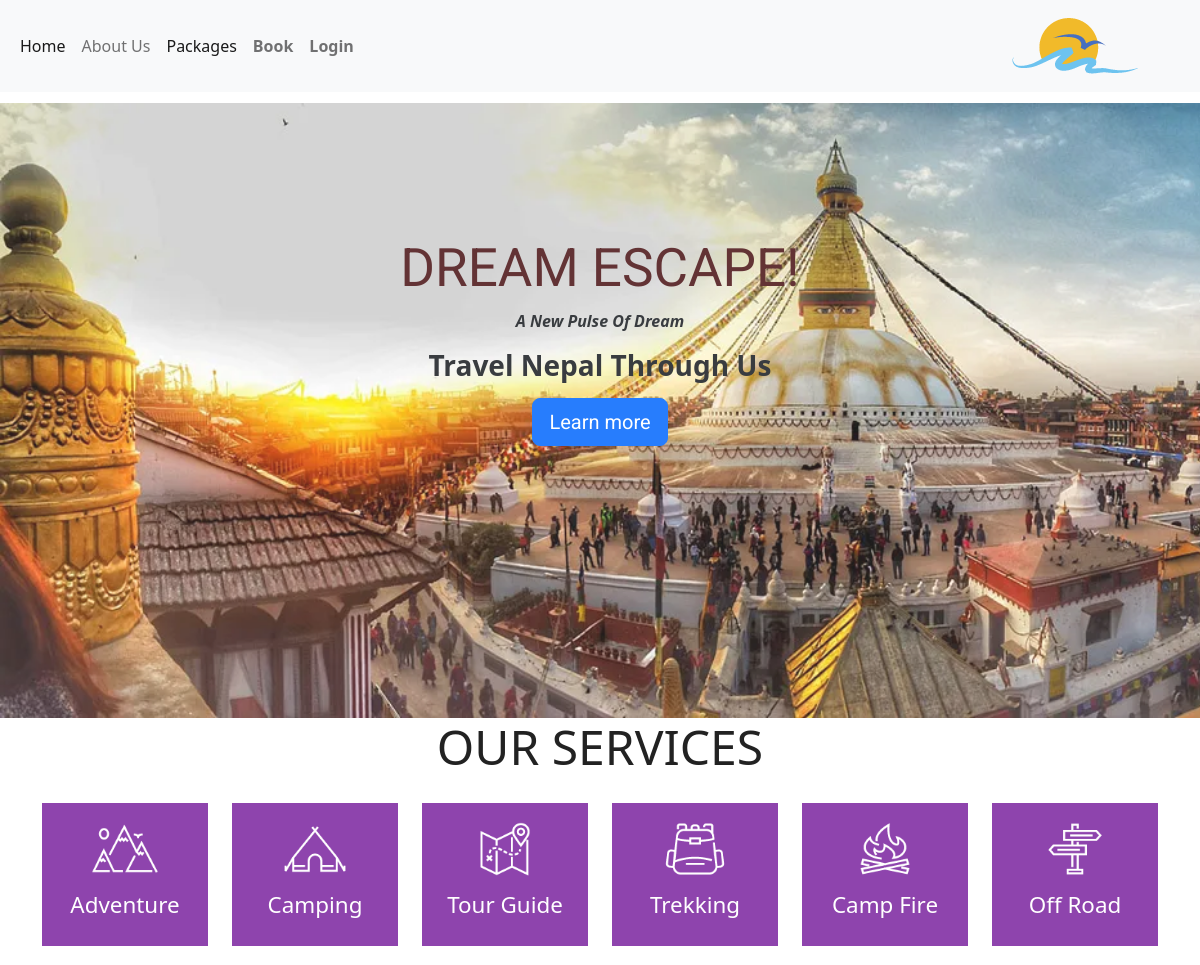
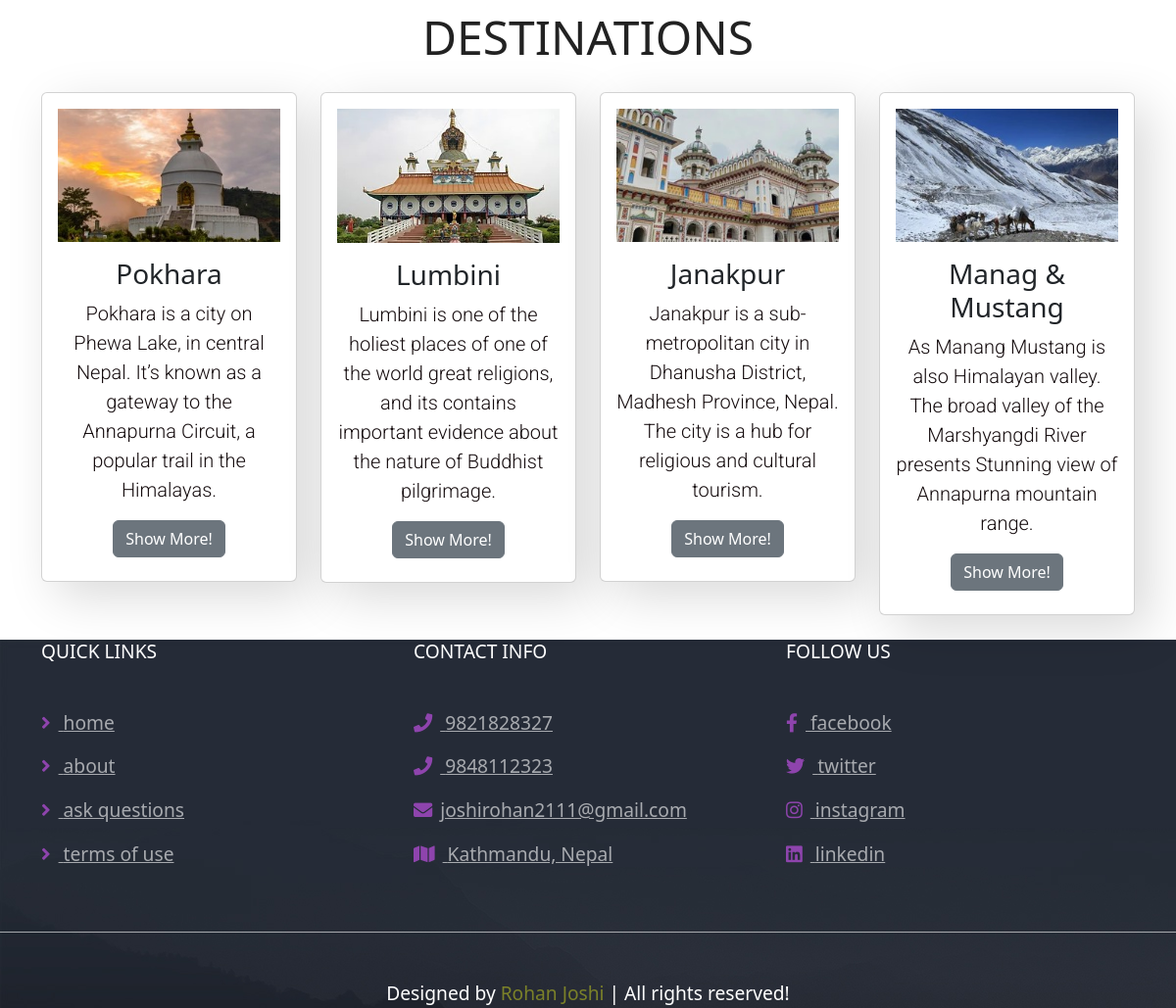
The page / on the database its author committed (2 pictures, top to bottom).
### tables this page shows
CREATE TABLE `destination` (
  `id` int(11) NOT NULL,
  `title` varchar(18) NOT NULL,
  `description` text NOT NULL,
  `image` varchar(40) NOT NULL,
  `pid` int(11) NOT NULL
);

### index.php (the view, shortened to what this page needs)
<?php include('database.php'); ?>
<!DOCTYPE html>
<html lang="en">
<head>
    <link rel="stylesheet" href="https://cdn.jsdelivr.net/npm/bootstrap@5.2.0-beta1/dist/css/bootstrap.min.css"  rel="stylesheet"
>
    <link rel="stylesheet" href="index.css"/>
    <link rel="stylesheet" href="https://cdnjs.cloudflare.com/ajax/libs/font-awesome/5.15.4/css/all.min.css">
</head>
<body>
<?php include('navbar.php'); ?>
<div class="jumbotron banner">
  <span class="banner-text">
  <h1 class="display-4"><b>DREAM ESCAPE!</b></h1>
  <p><b> <i> A New Pulse Of Dream</i> </b> </p>
  <p class="lead">
<h3 class="leads"><strong>Travel Nepal Through Us</strong></h3>
  </p>
  <p class="lead">
    <a class="btn btn-primary btn-lg" href="#" role="button">Learn more</a>
  </p>
</span>
</div>
<section class="services">
<h1 class="heading-title"> our services </h1>
<div class="container">
  <div class="row">
    <div class="col-md-2">
    <div class="box">
         <img src="images/icon-1.png" alt="">
         <h3>Adventure</h3>
      </div>
    </div>
    <div class="col-md-2">
    <div class="box">
         <img src="images/icon-6.png" alt="">
         <h3>Camping</h3>
      </div>
    </div>
    <div class="col-md-2">
    <div class="box">
         <img src="images/icon-2.png" alt="">
         <h3>Tour Guide</h3>
      </div>
    </div>
    <div class="col-md-2">
    <div class="box">
         <img src="images/icon-3.png" alt="">
         <h3>Trekking</h3>
      </div>
    </div>
    <div class="col-md-2">
    <div class="box">
         <img src="images/icon-4.png" alt="">
         <h3>Camp Fire</h3>
      </div>
    </div>
    <div class="col-md-2">
    <div class="box">
         <img src="images/icon-5.png" alt="">
         <h3>Off Road</h3>
      </div>
    </div>
  </div>
</div>
</section>
<h1 class="heading-title" id="des"> DESTINATIONS </h1>
<section class="main">
    <div class="container" id="destination">
      <div class="row">
      <?php
$query = "select * from destination";
$result = $conn ->query($query);
while($data = $result->fetch_assoc()){ ?>
        <div class="col-12 col-md-12 col-lg-3">
          <div class="card text-center bg-white pb-2">
            <div class="card-body text-dark">
              <div class="img-area mb-3"><img alt="Picture of Pokhara" class="img-fluid" src="products/<?php echo $data['image']; ?>" /></div>
              <h3 class="card-title color"><?php echo $data['title']; ?></h3>
              <p class="lead"><?php echo $data['description']; ?></p>
              <a href="packages.php?pid=<?php echo $data['pid']; ?>" class="btn btn-secondary">Show More!</a>
            </div>
          </div>
        </div>
<?php } ?>
</div></div>
</section>
<?php include('footer.php');?>
</body>
</html>

### navbar.php (shortened to what this page needs)
        <link href="https://cdn.jsdelivr.net/npm/bootstrap@5.2.0-beta1/dist/css/bootstrap.min.css" rel="stylesheet">
<nav class="navbar navbar-expand-lg navbar-light bg-light">
  <div class="container-fluid">
    <div class="collapse navbar-collapse" id="navbarLeftAlignExample">
      <ul class="navbar-nav me-auto mb-2 mb-lg-0">
        <li class="nav-item">
          <a class="nav-link active" aria-current="page" href="index.php">Home</a>
        </li>
        <li class="nav-item">
          <a class="nav-link" href="aboutus.php">About Us</a>
        </li>
        <li class="nav-item">
          <a class="nav-link active" aria-current="page" href="trips.php">Packages</a>
        </li>
        <?php if((isset($_SESSION['ticket']) && $_SESSION['usertype']=="admin"))
                                { ?>
     <li class="nav-item">
          <a class="nav-link" href="products.php" ><b>Products</b></a>
        </li>
        <?php }
        else {
          ?>
        <li class="nav-item">
          <a class="nav-link" href="booking.php" target="_blank" ><b>Book</b></a>
        </li>
        <?php } ?>
       <?php if(isset($_SESSION['ticket'])) { ?>
        <li class="nav-item">
          <a class="nav-link" href="logout.php" ><b>LogOut</b></a>
        </li>
        <?php }
        else {
          ?>
        <li class="nav-item">
          <a class="nav-link" href="login.php" target="_blank" ><b>Login</b></a>
        </li>
        <?php } ?>
      </ul>
     <img class="bar-img" src="images/mainlogo.png" alt="">
    </div>
  </div>
</nav>

### footer.php (shortened to what this page needs)
<link rel="stylesheet" href="https://cdn.jsdelivr.net/npm/bootstrap@5.2.0-beta1/dist/css/bootstrap.min.css"  rel="stylesheet"
>
      <link rel="stylesheet" href="https://cdnjs.cloudflare.com/ajax/libs/font-awesome/5.15.4/css/all.min.css">
<link rel="stylesheet" href="index.css">
<section class="footer">
   <div class="box-container">
   <div class="container">
  <div class="row">
    <div class="col-sm">
    <div class="box">
         <h3>QUICK LINKS</h3>
         <br />
         <a href="index.php"> <i class="fas fa-angle-right"></i> home</a>
         <a href="aboutus.php"> <i class="fas fa-angle-right"></i> about</a>
         <a href="https://www.w3schools.com/quiztest/"> <i class="fas fa-angle-right"></i> ask questions</a>
         <a href="https://www.adventurealternative.com/terms-and-conditions/"> <i class="fas fa-angle-right"></i> terms of use</a>
      </div>
    </div>
    <div class="col-sm">
    <div class="box">
         <h3>CONTACT INFO</h3>
         <br/>
         <a href="tel:9821828327"> <i class="fas fa-phone"></i> 9821828327 </a>
         <a href="tel:9848112323"> <i class="fas fa-phone"></i> 9848112323 </a>
         <a href="mailto:joshirohan2111@gmail.com"> <i class="fas fa-envelope"></i>joshirohan2111@gmail.com </a>
         <a href="https://www.google.com/maps"> <i class="fas fa-map"></i> Kathmandu, Nepal </a>
      </div>
    </div>
    <div class="col-sm">
    <div class="box">
         <h3>FOLLOW US</h3>
         <br />
         <a href="https://www.facebook.com/"> <i class="fab fa-facebook-f"></i> facebook </a>
         <a href="https://twitter.com/home"> <i class="fab fa-twitter"></i> twitter </a>
         <a href="https://www.instagram.com/"> <i class="fab fa-instagram"></i> instagram </a>
         <a href="https://www.linkedin.com/feed/"> <i class="fab fa-linkedin"></i> linkedin </a>
      </div>
    </div>
  </div>
</div>
</div>
   <div class="credit"> Designed by <span>Rohan Joshi</span> | All rights reserved! </div>
</section>

### index.css (style rules this page uses)
:root { --main-color:#8e44ad; --black:#222; --white:#fff; --light-black:#777; --light-white:#fff9; --dark-bg:rgba(0,0,0,.7); --light-bg:#eee; --border:.1rem solid var(--black); --box-shadow:0 .5rem 1rem rgba(0,0,0,.1); --text-shadow:0 1.5rem 3rem rgba(0,0,0,.3); }
.jumbotron.banner { background: url(images/boudha.jpg) ; height: 615px; background-repeat: no-repeat; background-size: cover; margin-top: 11px; padding-top: 134px; opacity: 0.89 !important ; }
.jumbotron .banner-text { text-align: center; }
.display-4 { color: #501B1D; font-family: "Roboto"; font-size: 53px; }
.lead { color:rgb(21, 12, 14); font-size: 20px; font-family: "Roboto"; }
.heading-title { text-align: center; margin-bottom: 1.7rem; font-size: 3rem; text-transform: uppercase; color:var(--black); }
.services .container { display: grid; grid-template-columns: repeat(auto-fit, minmax(5rem, 1fr)); gap: 1.3rem; padding-bottom: 12px; }
.services .container .box { padding:1.2rem 1rem; text-align: center; background: var(--main-color); cursor: pointer; }
.services .container .box img { height: 3.4rem; }
.services .container .box h3 { color:var(--white); font-size: 1.4rem; padding-top: 1rem; }
.card { box-shadow: 15px 15px 50px rgba(0,0,0,.15); }
.footer { background: url('./images/footer-bg.jpg') no-repeat !important; background-size: cover; background-position: center; margin-top: 25px; }
.footer .container { display: grid; grid-template-columns: repeat(auto-fit, minmax(12rem, 1fr)); gap: 0.5rem; }
.footer .container .box h3 { color:var(--white); font-size: 1.2rem; padding-bottom: 1rem; }
.footer .container .box a { color:var(--light-white); font-size: 1.2rem; padding-bottom: 1rem; display: block; }
.footer .container .box a i { color:var(--main-color); padding-right: .5rem; transition: .2s linear; }
.footer .credit { text-align: center; padding-top: 3rem; margin-top: 3rem; border-top: .1rem solid var(--light-white); font-size: 1.2rem; color:var(--white); }
.footer .credit span { color:rgb(123, 129, 41); }

### rows shown on the page
destination: image (picture), title "Pokhara", description "Pokhara is a city on Phewa Lake, in central Nepal. It’s known as a gateway to the Annapurna Circuit, a popular trail in the Himalayas."
destination: image (picture), title "Lumbini", description "Lumbini is one of the holiest places of one of the world great religions, and its contains important evidence about the nature of Buddhist pilgrimage."
destination: image (picture), title "Janakpur", description "Janakpur is a sub-metropolitan city in Dhanusha District, Madhesh Province, Nepal. The city is a hub for religious and cultural tourism."
destination: image (picture), title "Manag & Mustang", description "As Manang Mustang is also Himalayan valley. The broad valley of the Marshyangdi River presents Stunning view of Annapurna mountain range."
